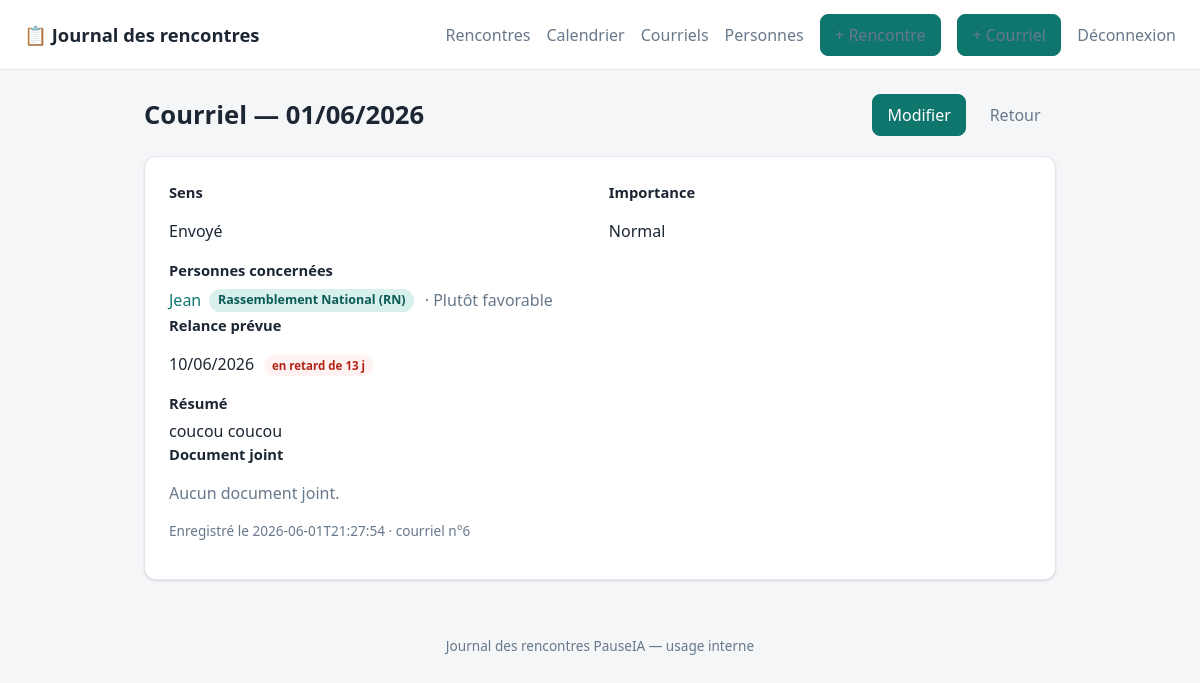
Screenshot of /mails/6 (signed in) with the database file from the repository.
### tables this page shows
CREATE TABLE mails (
            id                   INTEGER PRIMARY KEY AUTOINCREMENT,
            mail_date            TEXT NOT NULL,
            direction            TEXT NOT NULL,   -- 'sent' or 'received'
            important            INTEGER NOT NULL DEFAULT 0,
            summary              TEXT NOT NULL,
            document_stored_name TEXT,
            document_orig_name   TEXT,
            created_at           TEXT NOT NULL
        , follow_up_date TEXT);

CREATE TABLE persons (
            id              INTEGER PRIMARY KEY AUTOINCREMENT,
            name            TEXT NOT NULL,
            political_group TEXT NOT NULL,
            stance          TEXT NOT NULL,
            first_contacted TEXT,
            notes           TEXT,
            created_at      TEXT NOT NULL
        , follow_up_date TEXT, role TEXT);

### app.py (the view)
@app.route("/mails/<int:mail_id>")
@login_required
def mail_detail(mail_id):
    db = get_db()
    mail = db.execute("SELECT * FROM mails WHERE id = ?", (mail_id,)).fetchone()
    if mail is None:
        abort(404)
    people = db.execute(
        """
        SELECT p.* FROM persons p
        JOIN mail_persons xp ON xp.person_id = p.id
        WHERE xp.mail_id = ?
        ORDER BY p.name COLLATE NOCASE
        """,
        (mail_id,),
    ).fetchall()
    return render_template(
        "mail_detail.html", x=mail, people=people, directions=MAIL_DIRECTIONS
    )

### app.py (called while the page is built)
@app.template_filter("fr_date")
def fr_date(value):
    if not value:
        return ""
    try:
        return datetime.strptime(value, "%Y-%m-%d").strftime("%d/%m/%Y")
    except ValueError:
        return value

@app.template_filter("days_until")
def days_until(value):
    if not value:
        return None
    try:
        target = datetime.strptime(value, "%Y-%m-%d").date()
    except ValueError:
        return None
    return (target - date.today()).days

def get_db():
    if "db" not in g:
        g.db = sqlite3.connect(DB_PATH)
        g.db.row_factory = sqlite3.Row
        g.db.execute("PRAGMA foreign_keys = ON")
    return g.db

def login_required(view):
    @wraps(view)
    def wrapped(*args, **kwargs):
        if not session.get("authenticated"):
            return redirect(url_for("login", next=request.path))
        return view(*args, **kwargs)
    return wrapped

### templates/mail_detail.html (shortened to what this page needs)
{% extends "base.html" %}
{% block content %}
<div class="page-head">
  <h1>Courriel — {{ x['mail_date'] | fr_date }}</h1>
  <span class="head-actions">
    <a class="btn btn-primary" href="{{ url_for('edit_mail', mail_id=x['id']) }}">Modifier</a>
    <a class="btn btn-ghost" href="{{ url_for('mails') }}">Retour</a>
  </span>
</div>
<div class="card">
  <div class="grid-2">
    <div class="field">
      <label>Sens</label>
      <p>{{ directions[x['direction']] }}</p>
    </div>
    <div class="field">
      <label>Importance</label>
      <p>{% if x['important'] %}⭐ Important{% else %}Normal{% endif %}</p>
    </div>
  </div>
  <div class="field">
    <label>Personnes concernées</label>
    {% if people %}
      <ul class="people-list">
        {% for p in people %}
          <li>
            <a href="{{ url_for('person_detail', person_id=p['id']) }}">{{ p['name'] }}</a>
            <span class="tag">{{ p['political_group'] }}</span>
            <span class="muted">· {{ p['stance'] }}</span>
          </li>
        {% endfor %}
      </ul>
    {% else %}
      <p class="muted">Aucune personne liée.</p>
    {% endif %}
  </div>
  {% if x['direction'] == 'sent' and x['follow_up_date'] %}
  <div class="field">
    <label>Relance prévue</label>
    {% set d = x['follow_up_date'] | days_until %}
    <p>
      {{ x['follow_up_date'] | fr_date }}
      {% if d < 0 %}
        <span class="due due-overdue">en retard de {{ -d }}&nbsp;j</span>
      {% elif d == 0 %}
        <span class="due due-soon">aujourd'hui</span>
      {% else %}
        <span class="due {{ 'due-soon' if d <= 7 else 'due-ok' }}">dans {{ d }}&nbsp;j</span>
      {% endif %}
    </p>
  </div>
  {% endif %}
  <div class="field">
    <label>Résumé</label>
    <p class="prose">{{ x['summary'] }}</p>
  </div>
  <div class="field">
    <label>Document joint</label>
    {% if x['document_stored_name'] %}
      <p>📎 <a href="{{ url_for('mail_download', mail_id=x['id']) }}">{{ x['document_orig_name'] }}</a></p>
    {% else %}
      <p class="muted">Aucun document joint.</p>
    {% endif %}
  </div>
  <p class="muted count">Enregistré le {{ x['created_at'] }} · courriel n°{{ x['id'] }}</p>
</div>
{% endblock %}

### static/style.css (style rules this page uses)
:root { --bg: #f4f6f8; --surface: #ffffff; --ink: #1c2733; --muted: #67788a; --line: #e2e8f0; --brand: #0f766e; --brand-ink: #0b5a54; --brand-soft:#d8f0ed; --danger: #b42318; --danger-bg: #fef3f2; --ok: #027a48; --ok-bg: #ecfdf3; --radius: 12px; --shadow: 0 1px 2px rgba(16,24,40,.06), 0 1px 3px rgba(16,24,40,.08); }
* { box-sizing: border-box; }
body { margin: 0; font-family: system-ui, -apple-system, "Segoe UI", Roboto, Helvetica, Arial, sans-serif; color: var(--ink); background: var(--bg); line-height: 1.5; }
a { color: var(--brand); text-decoration: none; }
.page-head { display: flex; align-items: center; justify-content: space-between; gap: 1rem; margin-bottom: 1.25rem; }
h1 { font-size: 1.6rem; margin: 0; }
.head-actions { display: flex; gap: .5rem; }
.muted { color: var(--muted); }
.btn { display: inline-flex; align-items: center; gap: .4rem; padding: .5rem .9rem; border: 1px solid var(--line); border-radius: 8px; background: var(--surface); color: var(--ink); font: inherit; font-weight: 500; cursor: pointer; white-space: nowrap; transition: background .12s, border-color .12s; }
.btn-primary { background: var(--brand); border-color: var(--brand); color: #fff; }
.btn-ghost { background: transparent; border-color: transparent; color: var(--muted); }
.count { margin-top: .75rem; font-size: .85rem; }
.tag { display: inline-block; padding: .15rem .55rem; margin: .1rem .15rem .1rem 0; background: var(--brand-soft); color: var(--brand-ink); border-radius: 999px; font-size: .78rem; font-weight: 600; white-space: nowrap; }
.due { display: inline-block; margin-left: .35rem; padding: .1rem .5rem; border-radius: 999px; font-size: .72rem; font-weight: 600; }
.due-overdue { background: var(--danger-bg); color: var(--danger); }
.card { background: var(--surface); border: 1px solid var(--line); border-radius: var(--radius); padding: 1.5rem; box-shadow: var(--shadow); }
.grid-2 { display: grid; grid-template-columns: 1fr 1fr; gap: 1.1rem; }
.field > label { display: block; font-weight: 600; margin-bottom: .35rem; font-size: .92rem; }
.prose { white-space: pre-wrap; margin: 0; }
.people-list { list-style: none; padding: 0; margin: 0; display: grid; gap: .5rem; }
.people-list li { display: flex; align-items: center; gap: .5rem; flex-wrap: wrap; }

### rows the page displays
mails: mail_date|fr_date "01/06/2026", direction "Envoyé", follow_up_date|fr_date "10/06/2026", summary "coucou coucou", created_at "2026-06-01T21:27:54", id "6"
persons: name "Jean", political_group "Rassemblement National (RN)", stance "Plutôt favorable"

### other values shown
{{ d }} "13"
